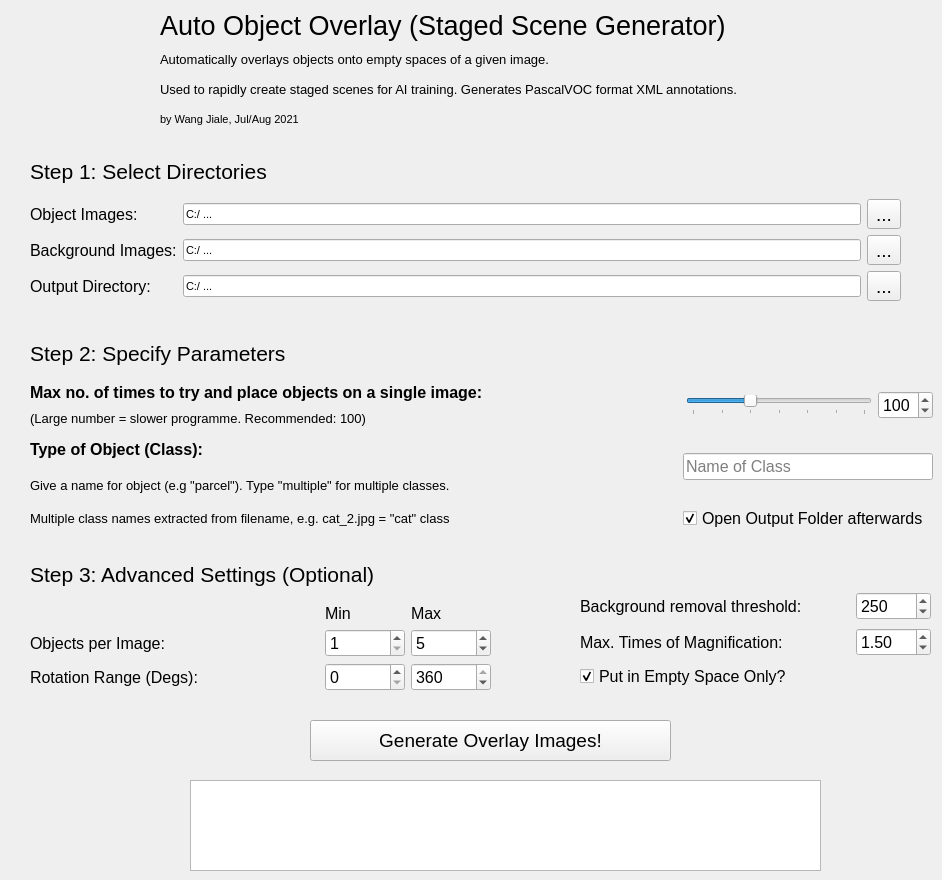
    <widget class="QWidget" name="tab">
     <attribute name="title">
      <string>AutoOverlay</string>
     </attribute>
     <widget class="QWidget" name="layoutWidget_4">
      <property name="geometry">
       <rect>
        <x>160</x>
        <y>10</y>
        <width>741</width>
        <height>121</height>
       </rect>
      </property>
      <layout class="QGridLayout" name="gridLayout_9">
       <item row="0" column="0">
        <widget class="QLabel" name="label_47">
         <property name="font">
          <font>
           <pointsize>20</pointsize>
          </font>
         </property>
         <property name="text">
          <string>Auto Object Overlay (Staged Scene Generator)</string>
         </property>
        </widget>
       </item>
       <item row="1" column="0">
        <widget class="QLabel" name="label_48">
         <property name="font">
          <font>
           <pointsize>10</pointsize>
          </font>
         </property>
         <property name="text">
          <string>Automatically overlays objects onto empty spaces of a given image.</string>
         </property>
        </widget>
       </item>
       <item row="2" column="0">
        <widget class="QLabel" name="label_49">
         <property name="font">
          <font>
           <pointsize>10</pointsize>
          </font>
         </property>
         <property name="text">
          <string>Used to rapidly create staged scenes for AI training. Generates PascalVOC format XML annotations.</string>
         </property>
        </widget>
       </item>
       <item row="3" column="0">
        <widget class="QLabel" name="label_50">
         <property name="font">
          <font>
           <pointsize>8</pointsize>
          </font>
         </property>
         <property name="text">
          <string>by Wang Jiale, Jul/Aug 2021</string>
         </property>
        </widget>
       </item>
      </layout>
     </widget>
     <widget class="QLabel" name="label_51">
      <property name="geometry">
       <rect>
        <x>30</x>
        <y>10</y>
        <width>101</width>
        <height>121</height>
       </rect>
      </property>
      <property name="text">
       <string>&lt;html&gt;&lt;head/&gt;&lt;body&gt;&lt;p&gt;&lt;img src=&quot;:/newPrefix/HTX logo.png&quot; width=&quot;100&quot;/&gt;&lt;/p&gt;&lt;/body&gt;&lt;/html&gt;</string>
      </property>
     </widget>
     <widget class="QWidget" name="layoutWidget_5">
      <property name="geometry">
       <rect>
        <x>30</x>
        <y>150</y>
        <width>871</width>
        <height>151</height>
       </rect>
      </property>
      <layout class="QGridLayout" name="gridLayout_10">
       <item row="3" column="0">
        <widget class="QLabel" name="label_56">
         <property name="font">
          <font>
           <pointsize>12</pointsize>
          </font>
         </property>
         <property name="text">
          <string>Output Directory:</string>
         </property>
        </widget>
       </item>
       <item row="2" column="0">
        <widget class="QLabel" name="label_54">
         <property name="font">
          <font>
           <pointsize>12</pointsize>
          </font>
         </property>
         <property name="text">
          <string>Background Images:</string>
         </property>
        </widget>
       </item>
       <item row="0" column="0" colspan="2">
        <widget class="QLabel" name="label_52">
         <property name="font">
          <font>
           <pointsize>16</pointsize>
          </font>
         </property>
         <property name="text">
          <string>Step 1: Select Directories</string>
         </property>
        </widget>
       </item>
       <item row="1" column="2">
        <widget class="QToolButton" name="overlayObjectInputBtn">
         <property name="font">
          <font>
           <pointsize>14</pointsize>
          </font>
         </property>
         <property name="text">
          <string>...</string>
         </property>
        </widget>
       </item>
       <item row="3" column="1">
        <widget class="QLineEdit" name="overlayOutput">
         <property name="font">
          <font>
           <pointsize>8</pointsize>
          </font>
         </property>
         <property name="text">
          <string>C:/ ...</string>
         </property>
         <property name="readOnly">
          <bool>true</bool>
         </property>
        </widget>
       </item>
       <item row="1" column="0">
        <widget class="QLabel" name="label_53">
         <property name="font">
          <font>
           <pointsize>12</pointsize>
          </font>
         </property>
         <property name="text">
          <string>Object Images:</string>
         </property>
        </widget>
       </item>
       <item row="3" column="2">
        <widget class="QToolButton" name="overlayOutputBtn">
         <property name="font">
          <font>
           <pointsize>14</pointsize>
          </font>
         </property>
         <property name="text">
          <string>...</string>
         </property>
        </widget>
       </item>
       <item row="2" column="1">
        <widget class="QLineEdit" name="overlayBGInput">
         <property name="font">
          <font>
           <pointsize>8</pointsize>
          </font>
         </property>
         <property name="text">
          <string>C:/ ...</string>
         </property>
         <property name="readOnly">
          <bool>true</bool>
         </property>
        </widget>
       </item>
       <item row="1" column="1">
        <widget class="QLineEdit" name="overlayObjectInput">
         <property name="font">
          <font>
           <pointsize>8</pointsize>
          </font>
         </property>
         <property name="text">
          <string>C:/ ...</string>
         </property>
         <property name="readOnly">
          <bool>true</bool>
         </property>
        </widget>
       </item>
       <item row="2" column="2">
        <widget class="QToolButton" name="overlayBGInputBtn">
         <property name="font">
          <font>
           <pointsize>14</pointsize>
          </font>
         </property>
         <property name="text">
          <string>...</string>
         </property>
        </widget>
       </item>
      </layout>
     </widget>
     <widget class="QLabel" name="label_62">
      <property name="geometry">
       <rect>
        <x>30</x>
        <y>500</y>
        <width>479</width>
        <height>16</height>
       </rect>
      </property>
      <property name="font">
       <font>
        <pointsize>10</pointsize>
       </font>
      </property>
      <property name="text">
       <string/>
      </property>
     </widget>
     <widget class="QPlainTextEdit" name="OverlayStatusReportBox">
      <property name="geometry">
       <rect>
        <x>190</x>
        <y>780</y>
        <width>631</width>
        <height>91</height>
       </rect>
      </property>
      <property name="font">
       <font>
        <pointsize>10</pointsize>
       </font>
      </property>
      <property name="readOnly">
       <bool>true</bool>
      </property>
      <property name="plainText">
       <string/>
      </property>
      <property name="overwriteMode">
       <bool>true</bool>
      </property>
     </widget>
     <widget class="QPushButton" name="OverlayRunProgBtn">
      <property name="geometry">
       <rect>
        <x>310</x>
        <y>720</y>
        <width>361</width>
        <height>41</height>
       </rect>
      </property>
      <property name="font">
       <font>
        <pointsize>14</pointsize>
        <kerning>true</kerning>
       </font>
      </property>
      <property name="text">
       <string>Generate Overlay Images!</string>
      </property>
     </widget>
     <widget class="QLabel" name="label_60">
      <property name="geometry">
       <rect>
        <x>621</x>
        <y>351</y>
        <width>189</width>
        <height>19</height>
       </rect>
      </property>
      <property name="font">
       <font>
        <pointsize>12</pointsize>
       </font>
      </property>
      <property name="text">
       <string/>
      </property>
     </widget>
     <widget class="QWidget" name="layoutWidget">
      <property name="geometry">
       <rect>
        <x>30</x>
        <y>550</y>
        <width>461</width>
        <height>141</height>
       </rect>
      </property>
      <layout class="QGridLayout" name="gridLayout_22">
       <item row="0" column="0">
        <widget class="QLabel" name="label_64">
         <property name="font">
          <font>
           <pointsize>16</pointsize>
          </font>
         </property>
         <property name="text">
          <string>Step 3: Advanced Settings (Optional)</string>
         </property>
        </widget>
       </item>
       <item row="1" column="0">
        <layout class="QGridLayout" name="gridLayout_13">
         <item row="1" column="2">
          <widget class="QSpinBox" name="overlayObjMax">
           <property name="maximumSize">
            <size>
             <width>80</width>
             <height>16777215</height>
            </size>
           </property>
           <property name="font">
            <font>
             <pointsize>12</pointsize>
            </font>
           </property>
           <property name="minimum">
            <number>1</number>
           </property>
           <property name="maximum">
            <number>10</number>
           </property>
           <property name="value">
            <number>5</number>
           </property>
          </widget>
         </item>
         <item row="2" column="1">
          <widget class="QSpinBox" name="overlayRotationMin">
           <property name="maximumSize">
            <size>
             <width>80</width>
             <height>16777215</height>
            </size>
           </property>
           <property name="font">
            <font>
             <pointsize>12</pointsize>
            </font>
           </property>
           <property name="minimum">
            <number>0</number>
           </property>
           <property name="maximum">
            <number>360</number>
           </property>
           <property name="singleStep">
            <number>10</number>
           </property>
           <property name="value">
            <number>0</number>
           </property>
          </widget>
         </item>
         <item row="2" column="2">
          <widget class="QSpinBox" name="overlayRotationMax">
           <property name="maximumSize">
            <size>
             <width>80</width>
             <height>16777215</height>
            </size>
           </property>
           <property name="font">
            <font>
             <pointsize>12</pointsize>
            </font>
           </property>
           <property name="minimum">
            <number>0</number>
           </property>
           <property name="maximum">
            <number>360</number>
           </property>
           <property name="singleStep">
            <number>10</number>
           </property>
           <property name="value">
            <number>360</number>
           </property>
          </widget>
         </item>
         <item row="2" column="0">
          <widget class="QLabel" name="label_68">
           <property name="font">
            <font>
             <pointsize>12</pointsize>
            </font>
           </property>
           <property name="text">
            <string>Rotation Range (Degs):</string>
           </property>
          </widget>
         </item>
         <item row="0" column="2">
          <widget class="QLabel" name="label_66">
           <property name="font">
            <font>
             <pointsize>12</pointsize>
            </font>
           </property>
           <property name="text">
            <string>Max</string>
           </property>
          </widget>
         </item>
         <item row="1" column="0">
          <widget class="QLabel" name="label_67">
           <property name="font">
            <font>
             <pointsize>12</pointsize>
            </font>
           </property>
           <property name="text">
            <string>Objects per Image:</string>
           </property>
          </widget>
         </item>
         <item row="1" column="1">
          <widget class="QSpinBox" name="overlayObjMin">
           <property name="maximumSize">
            <size>
             <width>80</width>
             <height>16777215</height>
            </size>
           </property>
           <property name="font">
            <font>
             <pointsize>12</pointsize>
            </font>
           </property>
           <property name="minimum">
            <number>1</number>
           </property>
           <property name="maximum">
            <number>10</number>
           </property>
           <property name="value">
            <number>1</number>
           </property>
          </widget>
         </item>
         <item row="0" column="1">
          <widget class="QLabel" name="label_65">
           <property name="font">
            <font>
             <pointsize>12</pointsize>
            </font>
           </property>
           <property name="text">
            <string>Min</string>
           </property>
          </widget>
         </item>
        </layout>
       </item>
      </layout>
     </widget>
     <widget class="QWidget" name="layoutWidget">
      <property name="geometry">
       <rect>
        <x>30</x>
        <y>330</y>
        <width>903</width>
        <height>201</height>
       </rect>
      </property>
      <layout class="QGridLayout" name="gridLayout_2">
       <item row="0" column="0">
        <layout class="QGridLayout" name="gridLayout_21">
         <item row="0" column="0">
          <widget class="QLabel" name="label_55">
           <property name="font">
            <font>
             <pointsize>16</pointsize>
            </font>
           </property>
           <property name="text">
            <string>Step 2: Specify Parameters</string>
           </property>
          </widget>
         </item>
         <item row="1" column="0">
          <layout class="QGridLayout" name="gridLayout_11">
           <item row="0" column="0">
            <widget class="QLabel" name="label_58">
             <property name="minimumSize">
              <size>
               <width>650</width>
               <height>0</height>
              </size>
             </property>
             <property name="font">
              <font>
               <pointsize>12</pointsize>
               <weight>75</weight>
               <bold>true</bold>
              </font>
             </property>
             <property name="text">
              <string>Max no. of times to try and place objects on a single image:</string>
             </property>
            </widget>
           </item>
           <item row="0" column="1" rowspan="2">
            <widget class="QSlider" name="overlayNumObjSlider">
             <property name="maximumSize">
              <size>
               <width>200</width>
               <height>16777215</height>
              </size>
             </property>
             <property name="cursor">
              <cursorShape>PointingHandCursor</cursorShape>
             </property>
             <property name="minimum">
              <number>1</number>
             </property>
             <property name="maximum">
              <number>300</number>
             </property>
             <property name="singleStep">
              <number>50</number>
             </property>
             <property name="pageStep">
              <number>50</number>
             </property>
             <property name="value">
              <number>100</number>
             </property>
             <property name="sliderPosition">
              <number>100</number>
             </property>
             <property name="orientation">
              <enum>Qt::Horizontal</enum>
             </property>
             <property name="invertedAppearance">
              <bool>false</bool>
             </property>
             <property name="invertedControls">
              <bool>false</bool>
             </property>
             <property name="tickPosition">
              <enum>QSlider::TicksBelow</enum>
             </property>
            </widget>
           </item>
           <item row="0" column="2" rowspan="2">
            <widget class="QSpinBox" name="overlayNumObjBox">
             <property name="maximumSize">
              <size>
               <width>75</width>
               <height>16777215</height>
              </size>
             </property>
             <property name="font">
              <font>
               <pointsize>12</pointsize>
              </font>
             </property>
             <property name="minimum">
              <number>1</number>
             </property>
             <property name="maximum">
              <number>300</number>
             </property>
             <property name="singleStep">
              <number>50</number>
             </property>
             <property name="value">
              <number>100</number>
             </property>
             <property name="currNumThreat" stdset="0">
              <number>0</number>
             </property>
            </widget>
           </item>
           <item row="1" column="0">
            <widget class="QLabel" name="label_59">
             <property name="minimumSize">
              <size>
               <width>650</width>
               <height>0</height>
              </size>
             </property>
             <property name="font">
              <font>
               <pointsize>10</pointsize>
              </font>
             </property>
             <property name="text">
              <string>(Large number = slower programme. Recommended: 100)</string>
             </property>
            </widget>
           </item>
          </layout>
         </item>
        </layout>
       </item>
       <item row="1" column="0">
        <layout class="QGridLayout" name="gridLayout_12">
         <item row="0" column="0">
          <widget class="QLabel" name="label_57">
           <property name="font">
            <font>
             <pointsize>12</pointsize>
             <weight>75</weight>
             <bold>true</bold>
            </font>
           </property>
           <property name="text">
            <string>Type of Object (Class):</string>
           </property>
          </widget>
         </item>
         <item row="0" column="1" rowspan="2">
          <widget class="QLineEdit" name="overlayClass">
           <property name="maximumSize">
            <size>
             <width>250</width>
             <height>16777215</height>
            </size>
           </property>
           <property name="font">
            <font>
             <pointsize>12</pointsize>
            </font>
           </property>
           <property name="text">
            <string/>
           </property>
           <property name="placeholderText">
            <string>Name of Class</string>
           </property>
          </widget>
         </item>
         <item row="1" column="0">
          <widget class="QLabel" name="label_61">
           <property name="minimumSize">
            <size>
             <width>600</width>
             <height>0</height>
            </size>
           </property>
           <property name="maximumSize">
            <size>
             <width>16777215</width>
             <height>16777215</height>
            </size>
           </property>
           <property name="font">
            <font>
             <pointsize>10</pointsize>
             <weight>50</weight>
             <bold>false</bold>
            </font>
           </property>
           <property name="text">
            <string>Give a name for object (e.g &quot;parcel&quot;). Type &quot;multiple&quot; for multiple classes.</string>
           </property>
          </widget>
         </item>
         <item row="2" column="0">
          <widget class="QLabel" name="label_63">
           <property name="minimumSize">
            <size>
             <width>600</width>
             <height>0</height>
            </size>
           </property>
           <property name="font">
            <font>
             <pointsize>10</pointsize>
            </font>
           </property>
           <property name="text">
            <string>Multiple class names extracted from filename, e.g. cat_2.jpg = &quot;cat&quot; class</string>
           </property>
          </widget>
         </item>
         <item row="2" column="1">
          <widget class="QCheckBox" name="OverlayOpenFolderCheckbox">
           <property name="font">
            <font>
             <pointsize>12</pointsize>
            </font>
           </property>
           <property name="text">
            <string>Open Output Folder afterwards</string>
           </property>
           <property name="iconSize">
            <size>
             <width>16</width>
             <height>16</height>
            </size>
           </property>
           <property name="checked">
            <bool>true</bool>
           </property>
          </widget>
         </item>
        </layout>
       </item>
      </layout>
     </widget>
     <widget class="QWidget" name="">
      <property name="geometry">
       <rect>
        <x>580</x>
        <y>590</y>
        <width>351</width>
        <height>101</height>
       </rect>
      </property>
      <layout class="QGridLayout" name="gridLayout_5">
       <item row="0" column="0">
        <widget class="QLabel" name="label_92">
         <property name="font">
          <font>
           <pointsize>12</pointsize>
          </font>
         </property>
         <property name="text">
          <string>Background removal threshold:</string>
         </property>
        </widget>
       </item>
       <item row="0" column="1">
        <widget class="QSpinBox" name="overlayBgThreshold">
         <property name="maximumSize">
          <size>
           <width>80</width>
           <height>16777215</height>
          </size>
         </property>
         <property name="font">
          <font>
           <pointsize>12</pointsize>
          </font>
         </property>
         <property name="minimum">
          <number>1</number>
         </property>
         <property name="maximum">
          <number>255</number>
         </property>
         <property name="value">
          <number>250</number>
         </property>
        </widget>
       </item>
       <item row="1" column="0">
        <widget class="QLabel" name="label_69">
         <property name="font">
          <font>
           <pointsize>12</pointsize>
          </font>
         </property>
         <property name="text">
          <string>Max. Times of Magnification:</string>
         </property>
        </widget>
       </item>
       <item row="1" column="1">
        <widget class="QDoubleSpinBox" name="overlayMagRatio">
         <property name="maximumSize">
          <size>
           <width>75</width>
           <height>16777215</height>
          </size>
         </property>
         <property name="font">
          <font>
           <pointsize>12</pointsize>
          </font>
         </property>
         <property name="maximum">
          <double>2.000000000000000</double>
         </property>
         <property name="singleStep">
          <double>0.250000000000000</double>
         </property>
         <property name="value">
          <double>1.500000000000000</double>
         </property>
        </widget>
       </item>
       <item row="2" column="0">
        <widget class="QCheckBox" name="overlayWhitespaceOnlyCheck">
         <property name="font">
          <font>
           <pointsize>12</pointsize>
          </font>
         </property>
         <property name="text">
          <string>Put in Empty Space Only?</string>
         </property>
         <property name="iconSize">
          <size>
           <width>16</width>
           <height>16</height>
          </size>
         </property>
         <property name="checked">
          <bool>true</bool>
         </property>
        </widget>
       </item>
      </layout>
     </widget>
    </widget>
